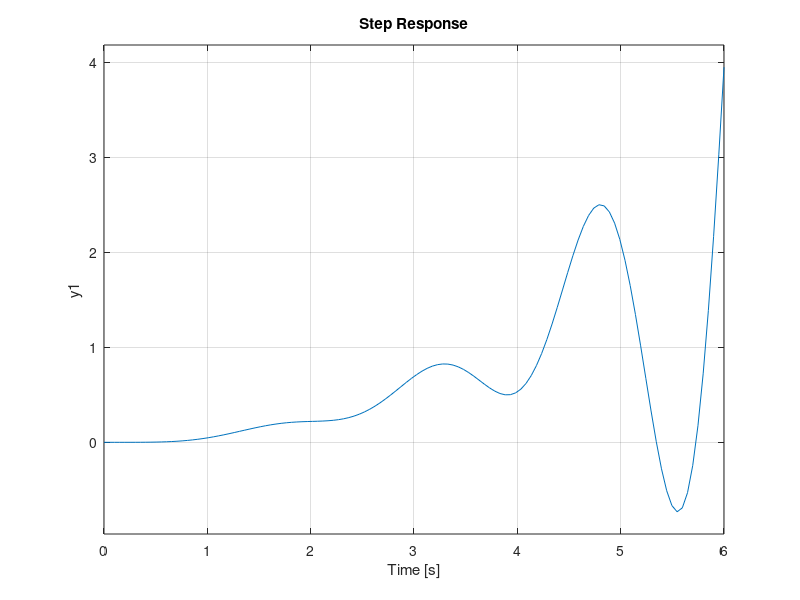

The MATLAB script that drew this image:

% Pankaj Chaudhari
% 107
clc;
clear all;
close all;

s = tf('s');
K = 8;
G = 13/(s*(s+3)*(s+1));
CL = G/(1+K*G);

step(CL); % step response
step(CL/s); % ramp response
step((CL/s)/s); % parabolic response
